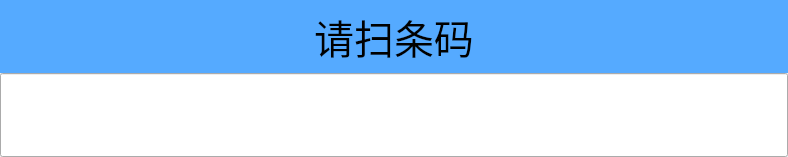
<?xml version="1.0" encoding="UTF-8"?>
<ui version="4.0">
 <class>ScanCodeDlg</class>
 <widget class="QDialog" name="ScanCodeDlg">
  <property name="geometry">
   <rect>
    <x>0</x>
    <y>0</y>
    <width>788</width>
    <height>157</height>
   </rect>
  </property>
  <property name="windowTitle">
   <string>扫码</string>
  </property>
  <property name="styleSheet">
   <string notr="true"/>
  </property>
  <layout class="QVBoxLayout" name="verticalLayout_2">
   <property name="spacing">
    <number>0</number>
   </property>
   <property name="leftMargin">
    <number>0</number>
   </property>
   <property name="topMargin">
    <number>0</number>
   </property>
   <property name="rightMargin">
    <number>0</number>
   </property>
   <property name="bottomMargin">
    <number>0</number>
   </property>
   <item>
    <layout class="QVBoxLayout" name="verticalLayout">
     <property name="spacing">
      <number>0</number>
     </property>
     <item>
      <widget class="QLabel" name="titleLabel">
       <property name="font">
        <font>
         <pointsize>30</pointsize>
        </font>
       </property>
       <property name="styleSheet">
        <string notr="true">background-color: rgb(85, 170, 255);</string>
       </property>
       <property name="text">
        <string>请扫条码</string>
       </property>
       <property name="alignment">
        <set>Qt::AlignCenter</set>
       </property>
      </widget>
     </item>
     <item>
      <widget class="QLineEdit" name="codeLine">
       <property name="minimumSize">
        <size>
         <width>0</width>
         <height>80</height>
        </size>
       </property>
       <property name="font">
        <font>
         <pointsize>50</pointsize>
        </font>
       </property>
       <property name="styleSheet">
        <string notr="true"/>
       </property>
      </widget>
     </item>
    </layout>
   </item>
  </layout>
 </widget>
 <layoutdefault spacing="6" margin="11"/>
 <resources>
  <include location="MainDlg.qrc"/>
 </resources>
 <connections/>
</ui>
